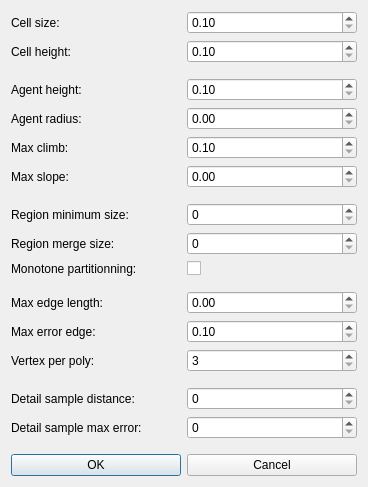
<?xml version="1.0" encoding="UTF-8"?>
<ui version="4.0">
 <class>NavMeshOptionD</class>
 <widget class="QDialog" name="NavMeshOptionD">
  <property name="windowModality">
   <enum>Qt::NonModal</enum>
  </property>
  <property name="geometry">
   <rect>
    <x>0</x>
    <y>0</y>
    <width>368</width>
    <height>487</height>
   </rect>
  </property>
  <property name="windowTitle">
   <string>NavMesh options</string>
  </property>
  <layout class="QGridLayout" name="gridLayout">
   <item row="0" column="0">
    <widget class="QLabel" name="label">
     <property name="text">
      <string>Cell size:</string>
     </property>
    </widget>
   </item>
   <item row="0" column="1">
    <widget class="QDoubleSpinBox" name="sp_cellSize">
     <property name="minimum">
      <double>0.100000000000000</double>
     </property>
     <property name="maximum">
      <double>1.000000000000000</double>
     </property>
     <property name="singleStep">
      <double>0.010000000000000</double>
     </property>
     <property name="value">
      <double>0.100000000000000</double>
     </property>
    </widget>
   </item>
   <item row="1" column="0">
    <widget class="QLabel" name="label_2">
     <property name="text">
      <string>Cell height:</string>
     </property>
    </widget>
   </item>
   <item row="1" column="1">
    <widget class="QDoubleSpinBox" name="sp_cellHeight">
     <property name="minimum">
      <double>0.100000000000000</double>
     </property>
     <property name="maximum">
      <double>1.000000000000000</double>
     </property>
     <property name="singleStep">
      <double>0.010000000000000</double>
     </property>
     <property name="value">
      <double>0.100000000000000</double>
     </property>
    </widget>
   </item>
   <item row="3" column="0">
    <widget class="QLabel" name="label_3">
     <property name="text">
      <string>Agent height:</string>
     </property>
    </widget>
   </item>
   <item row="3" column="1">
    <widget class="QDoubleSpinBox" name="sp_agentHeight">
     <property name="minimum">
      <double>0.100000000000000</double>
     </property>
     <property name="maximum">
      <double>10.000000000000000</double>
     </property>
     <property name="singleStep">
      <double>0.100000000000000</double>
     </property>
     <property name="value">
      <double>0.100000000000000</double>
     </property>
    </widget>
   </item>
   <item row="4" column="0">
    <widget class="QLabel" name="label_6">
     <property name="text">
      <string>Agent radius:</string>
     </property>
    </widget>
   </item>
   <item row="4" column="1">
    <widget class="QDoubleSpinBox" name="sp_agentRadius">
     <property name="maximum">
      <double>5.000000000000000</double>
     </property>
     <property name="singleStep">
      <double>0.100000000000000</double>
     </property>
     <property name="value">
      <double>0.000000000000000</double>
     </property>
    </widget>
   </item>
   <item row="5" column="0">
    <widget class="QLabel" name="label_5">
     <property name="text">
      <string>Max climb:</string>
     </property>
    </widget>
   </item>
   <item row="5" column="1">
    <widget class="QDoubleSpinBox" name="sp_agentMaxClimb">
     <property name="minimum">
      <double>0.100000000000000</double>
     </property>
     <property name="maximum">
      <double>5.000000000000000</double>
     </property>
     <property name="singleStep">
      <double>0.100000000000000</double>
     </property>
     <property name="value">
      <double>0.100000000000000</double>
     </property>
    </widget>
   </item>
   <item row="6" column="0">
    <widget class="QLabel" name="label_4">
     <property name="text">
      <string>Max slope:</string>
     </property>
    </widget>
   </item>
   <item row="6" column="1">
    <widget class="QDoubleSpinBox" name="sp_agentMaxSlope">
     <property name="maximum">
      <double>90.000000000000000</double>
     </property>
     <property name="value">
      <double>0.000000000000000</double>
     </property>
    </widget>
   </item>
   <item row="8" column="0">
    <widget class="QLabel" name="label_9">
     <property name="text">
      <string>Region minimum size:</string>
     </property>
    </widget>
   </item>
   <item row="9" column="0">
    <widget class="QLabel" name="label_8">
     <property name="text">
      <string>Region merge size:</string>
     </property>
    </widget>
   </item>
   <item row="12" column="0">
    <widget class="QLabel" name="label_7">
     <property name="text">
      <string>Max edge length:</string>
     </property>
    </widget>
   </item>
   <item row="12" column="1">
    <widget class="QDoubleSpinBox" name="sp_edgeMaxLen">
     <property name="maximum">
      <double>50.000000000000000</double>
     </property>
    </widget>
   </item>
   <item row="13" column="0">
    <widget class="QLabel" name="label_11">
     <property name="text">
      <string>Max error edge:</string>
     </property>
    </widget>
   </item>
   <item row="13" column="1">
    <widget class="QDoubleSpinBox" name="sp_edgeMaxError">
     <property name="minimum">
      <double>0.100000000000000</double>
     </property>
     <property name="maximum">
      <double>3.000000000000000</double>
     </property>
     <property name="singleStep">
      <double>0.100000000000000</double>
     </property>
    </widget>
   </item>
   <item row="14" column="0">
    <widget class="QLabel" name="label_12">
     <property name="text">
      <string>Vertex per poly:</string>
     </property>
    </widget>
   </item>
   <item row="16" column="0">
    <widget class="QLabel" name="label_13">
     <property name="text">
      <string>Detail sample distance:</string>
     </property>
    </widget>
   </item>
   <item row="17" column="0">
    <widget class="QLabel" name="label_10">
     <property name="text">
      <string>Detail sample max error:</string>
     </property>
    </widget>
   </item>
   <item row="21" column="0" colspan="2">
    <layout class="QHBoxLayout">
     <property name="spacing">
      <number>6</number>
     </property>
     <property name="margin">
      <number>0</number>
     </property>
     <item>
      <widget class="QPushButton" name="okButton">
       <property name="text">
        <string>OK</string>
       </property>
      </widget>
     </item>
     <item>
      <widget class="QPushButton" name="cancelButton">
       <property name="text">
        <string>Cancel</string>
       </property>
      </widget>
     </item>
    </layout>
   </item>
   <item row="20" column="0">
    <spacer name="verticalSpacer">
     <property name="orientation">
      <enum>Qt::Vertical</enum>
     </property>
     <property name="sizeHint" stdset="0">
      <size>
       <width>20</width>
       <height>40</height>
      </size>
     </property>
    </spacer>
   </item>
   <item row="2" column="0">
    <spacer name="verticalSpacer_3">
     <property name="orientation">
      <enum>Qt::Vertical</enum>
     </property>
     <property name="sizeHint" stdset="0">
      <size>
       <width>20</width>
       <height>40</height>
      </size>
     </property>
    </spacer>
   </item>
   <item row="7" column="0">
    <spacer name="verticalSpacer_4">
     <property name="orientation">
      <enum>Qt::Vertical</enum>
     </property>
     <property name="sizeHint" stdset="0">
      <size>
       <width>20</width>
       <height>40</height>
      </size>
     </property>
    </spacer>
   </item>
   <item row="15" column="0">
    <spacer name="verticalSpacer_5">
     <property name="orientation">
      <enum>Qt::Vertical</enum>
     </property>
     <property name="sizeHint" stdset="0">
      <size>
       <width>20</width>
       <height>40</height>
      </size>
     </property>
    </spacer>
   </item>
   <item row="8" column="1">
    <widget class="QSpinBox" name="sp_regionMinSize">
     <property name="maximum">
      <number>150</number>
     </property>
    </widget>
   </item>
   <item row="9" column="1">
    <widget class="QSpinBox" name="sp_regionMergeSize">
     <property name="maximum">
      <number>150</number>
     </property>
    </widget>
   </item>
   <item row="14" column="1">
    <widget class="QSpinBox" name="sp_vertsPerPoly">
     <property name="minimum">
      <number>3</number>
     </property>
     <property name="maximum">
      <number>12</number>
     </property>
    </widget>
   </item>
   <item row="16" column="1">
    <widget class="QSpinBox" name="sp_detailSampleDist">
     <property name="maximum">
      <number>16</number>
     </property>
    </widget>
   </item>
   <item row="17" column="1">
    <widget class="QSpinBox" name="sp_detailSampleMaxError"/>
   </item>
   <item row="10" column="0">
    <widget class="QLabel" name="label_14">
     <property name="text">
      <string>Monotone partitionning:</string>
     </property>
    </widget>
   </item>
   <item row="10" column="1">
    <widget class="QCheckBox" name="cb_monotonePartitioning">
     <property name="text">
      <string/>
     </property>
    </widget>
   </item>
   <item row="11" column="0">
    <spacer name="verticalSpacer_2">
     <property name="orientation">
      <enum>Qt::Vertical</enum>
     </property>
     <property name="sizeHint" stdset="0">
      <size>
       <width>20</width>
       <height>40</height>
      </size>
     </property>
    </spacer>
   </item>
  </layout>
 </widget>
 <resources/>
 <connections>
  <connection>
   <sender>okButton</sender>
   <signal>clicked()</signal>
   <receiver>NavMeshOptionD</receiver>
   <slot>accept()</slot>
   <hints>
    <hint type="sourcelabel">
     <x>278</x>
     <y>253</y>
    </hint>
    <hint type="destinationlabel">
     <x>96</x>
     <y>254</y>
    </hint>
   </hints>
  </connection>
  <connection>
   <sender>cancelButton</sender>
   <signal>clicked()</signal>
   <receiver>NavMeshOptionD</receiver>
   <slot>reject()</slot>
   <hints>
    <hint type="sourcelabel">
     <x>369</x>
     <y>253</y>
    </hint>
    <hint type="destinationlabel">
     <x>179</x>
     <y>282</y>
    </hint>
   </hints>
  </connection>
 </connections>
</ui>
